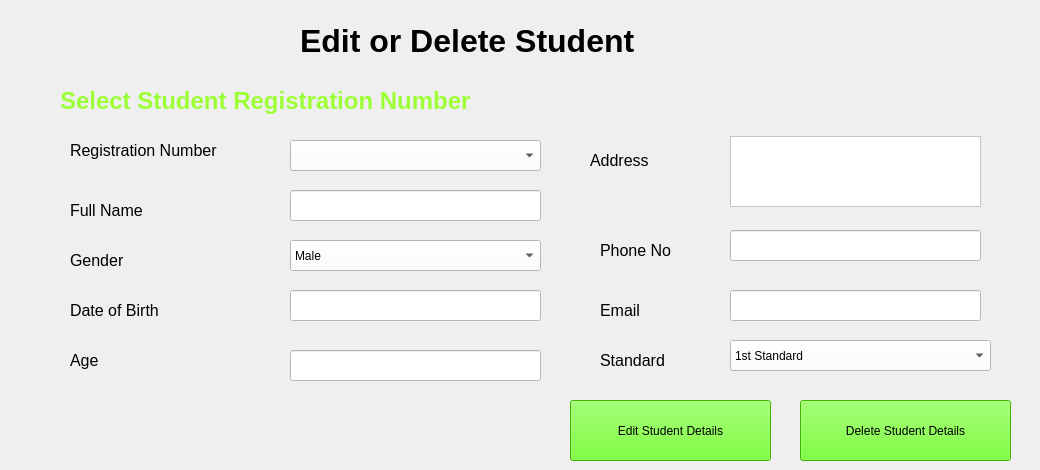
    <widget class="QWidget" name="tab_4">
     <attribute name="title">
      <string>Edit Student</string>
     </attribute>
     <widget class="QLabel" name="label_85">
      <property name="geometry">
       <rect>
        <x>300</x>
        <y>20</y>
        <width>451</width>
        <height>41</height>
       </rect>
      </property>
      <property name="font">
       <font>
        <pointsize>24</pointsize>
        <weight>75</weight>
        <bold>true</bold>
       </font>
      </property>
      <property name="text">
       <string>Edit or Delete Student</string>
      </property>
     </widget>
     <widget class="QLabel" name="l12">
      <property name="geometry">
       <rect>
        <x>60</x>
        <y>80</y>
        <width>971</width>
        <height>41</height>
       </rect>
      </property>
      <property name="font">
       <font>
        <pointsize>18</pointsize>
        <weight>75</weight>
        <bold>true</bold>
       </font>
      </property>
      <property name="styleSheet">
       <string notr="true">color: rgb(157, 255, 53);</string>
      </property>
      <property name="text">
       <string>Select Student Registration Number</string>
      </property>
     </widget>
     <widget class="QLabel" name="label_87">
      <property name="geometry">
       <rect>
        <x>70</x>
        <y>140</y>
        <width>201</width>
        <height>21</height>
       </rect>
      </property>
      <property name="font">
       <font>
        <pointsize>12</pointsize>
       </font>
      </property>
      <property name="text">
       <string>Registration Number</string>
      </property>
     </widget>
     <widget class="QLabel" name="label_172">
      <property name="geometry">
       <rect>
        <x>70</x>
        <y>200</y>
        <width>201</width>
        <height>21</height>
       </rect>
      </property>
      <property name="font">
       <font>
        <pointsize>12</pointsize>
       </font>
      </property>
      <property name="text">
       <string>Full Name</string>
      </property>
     </widget>
     <widget class="QLabel" name="label_173">
      <property name="geometry">
       <rect>
        <x>70</x>
        <y>250</y>
        <width>201</width>
        <height>21</height>
       </rect>
      </property>
      <property name="font">
       <font>
        <pointsize>12</pointsize>
       </font>
      </property>
      <property name="text">
       <string>Gender</string>
      </property>
     </widget>
     <widget class="QLabel" name="label_220">
      <property name="geometry">
       <rect>
        <x>70</x>
        <y>300</y>
        <width>201</width>
        <height>21</height>
       </rect>
      </property>
      <property name="font">
       <font>
        <pointsize>12</pointsize>
       </font>
      </property>
      <property name="text">
       <string>Date of Birth</string>
      </property>
     </widget>
     <widget class="QLabel" name="label_221">
      <property name="geometry">
       <rect>
        <x>70</x>
        <y>350</y>
        <width>171</width>
        <height>21</height>
       </rect>
      </property>
      <property name="font">
       <font>
        <pointsize>12</pointsize>
       </font>
      </property>
      <property name="text">
       <string>Age</string>
      </property>
     </widget>
     <widget class="QComboBox" name="cb22">
      <property name="geometry">
       <rect>
        <x>290</x>
        <y>240</y>
        <width>251</width>
        <height>31</height>
       </rect>
      </property>
      <property name="styleSheet">
       <string notr="true">background-color: rgb(255, 255, 255);
font: 12pt &quot;MS Shell Dlg 2&quot;;</string>
      </property>
      <item>
       <property name="text">
        <string>Male</string>
       </property>
      </item>
      <item>
       <property name="text">
        <string>Female</string>
       </property>
      </item>
     </widget>
     <widget class="QLineEdit" name="tb21">
      <property name="geometry">
       <rect>
        <x>290</x>
        <y>190</y>
        <width>251</width>
        <height>31</height>
       </rect>
      </property>
      <property name="styleSheet">
       <string notr="true">background-color: rgb(255, 255, 255);
font: 12pt &quot;MS Shell Dlg 2&quot;;</string>
      </property>
     </widget>
     <widget class="QLineEdit" name="tb22">
      <property name="geometry">
       <rect>
        <x>290</x>
        <y>290</y>
        <width>251</width>
        <height>31</height>
       </rect>
      </property>
      <property name="styleSheet">
       <string notr="true">background-color: rgb(255, 255, 255);
font: 12pt &quot;MS Shell Dlg 2&quot;;</string>
      </property>
     </widget>
     <widget class="QLineEdit" name="tb23">
      <property name="geometry">
       <rect>
        <x>290</x>
        <y>350</y>
        <width>251</width>
        <height>31</height>
       </rect>
      </property>
      <property name="styleSheet">
       <string notr="true">background-color: rgb(255, 255, 255);
font: 12pt &quot;MS Shell Dlg 2&quot;;</string>
      </property>
     </widget>
     <widget class="QLabel" name="label_222">
      <property name="geometry">
       <rect>
        <x>590</x>
        <y>150</y>
        <width>91</width>
        <height>21</height>
       </rect>
      </property>
      <property name="font">
       <font>
        <pointsize>12</pointsize>
       </font>
      </property>
      <property name="text">
       <string>Address</string>
      </property>
     </widget>
     <widget class="QLabel" name="label_223">
      <property name="geometry">
       <rect>
        <x>600</x>
        <y>240</y>
        <width>101</width>
        <height>21</height>
       </rect>
      </property>
      <property name="font">
       <font>
        <pointsize>12</pointsize>
       </font>
      </property>
      <property name="text">
       <string>Phone No</string>
      </property>
     </widget>
     <widget class="QLabel" name="label_224">
      <property name="geometry">
       <rect>
        <x>600</x>
        <y>300</y>
        <width>61</width>
        <height>20</height>
       </rect>
      </property>
      <property name="font">
       <font>
        <pointsize>12</pointsize>
       </font>
      </property>
      <property name="text">
       <string>Email</string>
      </property>
     </widget>
     <widget class="QLabel" name="label_225">
      <property name="geometry">
       <rect>
        <x>600</x>
        <y>350</y>
        <width>81</width>
        <height>21</height>
       </rect>
      </property>
      <property name="font">
       <font>
        <pointsize>12</pointsize>
       </font>
      </property>
      <property name="text">
       <string>Standard</string>
      </property>
     </widget>
     <widget class="QLineEdit" name="tb24">
      <property name="geometry">
       <rect>
        <x>730</x>
        <y>230</y>
        <width>251</width>
        <height>31</height>
       </rect>
      </property>
      <property name="styleSheet">
       <string notr="true">background-color: rgb(255, 255, 255);
font: 12pt &quot;MS Shell Dlg 2&quot;;</string>
      </property>
     </widget>
     <widget class="QLineEdit" name="tb25">
      <property name="geometry">
       <rect>
        <x>730</x>
        <y>290</y>
        <width>251</width>
        <height>31</height>
       </rect>
      </property>
      <property name="styleSheet">
       <string notr="true">background-color: rgb(255, 255, 255);
font: 12pt &quot;MS Shell Dlg 2&quot;;</string>
      </property>
     </widget>
     <widget class="QTextEdit" name="mtb21">
      <property name="geometry">
       <rect>
        <x>730</x>
        <y>136</y>
        <width>251</width>
        <height>71</height>
       </rect>
      </property>
      <property name="styleSheet">
       <string notr="true">background-color: rgb(255, 255, 255);
font: 12pt &quot;MS Shell Dlg 2&quot;;</string>
      </property>
     </widget>
     <widget class="QPushButton" name="b13">
      <property name="geometry">
       <rect>
        <x>570</x>
        <y>400</y>
        <width>201</width>
        <height>61</height>
       </rect>
      </property>
      <property name="styleSheet">
       <string notr="true">background-color: rgb(85, 255, 0);
font: 12pt &quot;MS Shell Dlg 2&quot;;</string>
      </property>
      <property name="text">
       <string>Edit Student Details</string>
      </property>
     </widget>
     <widget class="QPushButton" name="b14">
      <property name="geometry">
       <rect>
        <x>800</x>
        <y>400</y>
        <width>211</width>
        <height>61</height>
       </rect>
      </property>
      <property name="styleSheet">
       <string notr="true">background-color: rgb(85, 255, 0);
font: 12pt &quot;MS Shell Dlg 2&quot;;</string>
      </property>
      <property name="text">
       <string>Delete Student Details</string>
      </property>
     </widget>
     <widget class="QComboBox" name="cb26">
      <property name="geometry">
       <rect>
        <x>730</x>
        <y>340</y>
        <width>261</width>
        <height>31</height>
       </rect>
      </property>
      <property name="styleSheet">
       <string notr="true">background-color: rgb(255, 255, 255);
font: 12pt &quot;MS Shell Dlg 2&quot;;</string>
      </property>
      <item>
       <property name="text">
        <string>1st Standard</string>
       </property>
      </item>
      <item>
       <property name="text">
        <string>2nd Standard</string>
       </property>
      </item>
      <item>
       <property name="text">
        <string>3rd Standard</string>
       </property>
      </item>
      <item>
       <property name="text">
        <string>4th Standard</string>
       </property>
      </item>
      <item>
       <property name="text">
        <string>5th Standard</string>
       </property>
      </item>
      <item>
       <property name="text">
        <string>6th Standard</string>
       </property>
      </item>
      <item>
       <property name="text">
        <string>7th Standard</string>
       </property>
      </item>
      <item>
       <property name="text">
        <string>8th Standard</string>
       </property>
      </item>
      <item>
       <property name="text">
        <string>9th Standard</string>
       </property>
      </item>
      <item>
       <property name="text">
        <string>10th Standard</string>
       </property>
      </item>
      <item>
       <property name="text">
        <string>11th Standard</string>
       </property>
      </item>
      <item>
       <property name="text">
        <string>12th Standard</string>
       </property>
      </item>
     </widget>
     <widget class="QComboBox" name="cb21">
      <property name="geometry">
       <rect>
        <x>290</x>
        <y>140</y>
        <width>251</width>
        <height>31</height>
       </rect>
      </property>
      <property name="styleSheet">
       <string notr="true">background-color: rgb(255, 255, 255);
font: 12pt &quot;MS Shell Dlg 2&quot;;</string>
      </property>
     </widget>
    </widget>
